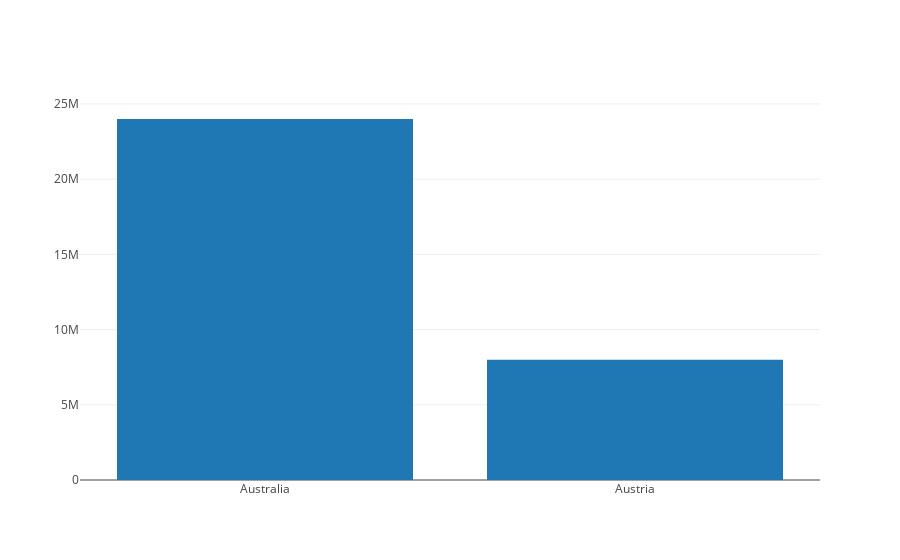

Notebook cell for this chart:
### Code cell
plotly.offline.iplot({
    'data': [
        go.Bar(
            x=['Australia', 'Austria'],
            y=[24e6, 8e6]
        )
    ],
    'layout': {}
})

### Figure 1 — Plotly figure (JSON) as saved in the notebook; plotly's stock layout.template omitted (floating-point values rounded to 4 significant figures)
{"data": [{"type": "bar", "x": ["Australia", "Austria"], "y": [24000000, 8000000]}], "layout": {}}
